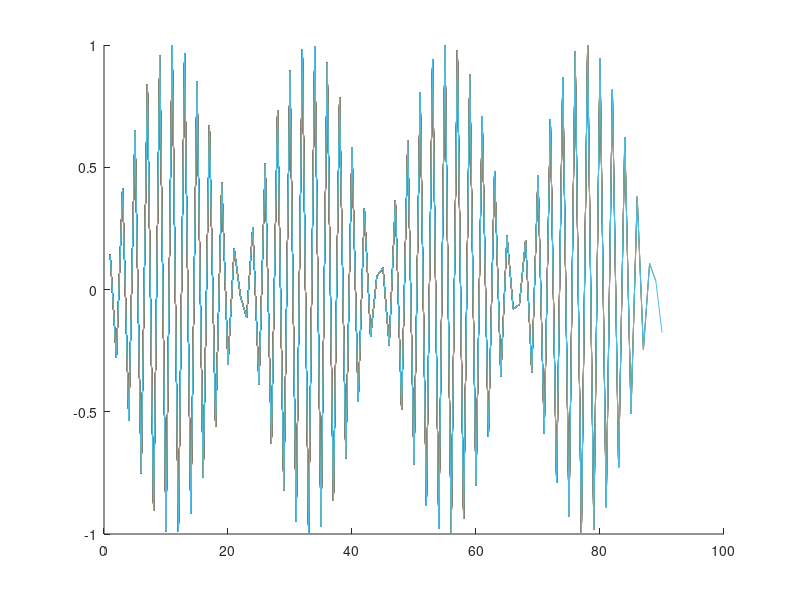

Write MATLAB code to recreate this figure.
clf;
figure(1);
  hold on;
   for i=1:90;
      x=(1:i)';
      y=sin(3*x);
      plot(x,y);
      pause(.01);
   end;
  hold off;
